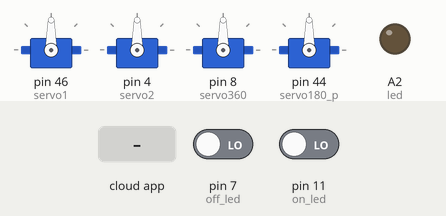
Simulated run of this sketch. Board: Arduino Mega 2560, built with avr-gcc and run on an emulated ATmega2560. Shown: 4 × servo, output pins drawn as LEDs (lit = HIGH). Inputs (shaded band) come from the test bench; at power-on: pin 7 (off_led) LOW, pin 11 (on_led) LOW. The ROS host is connected and sends only what is stated.

Above: at 2.2 s.
2.3 s: the phone or cloud app sets servo_forw_back to 0
At 2.8 s:
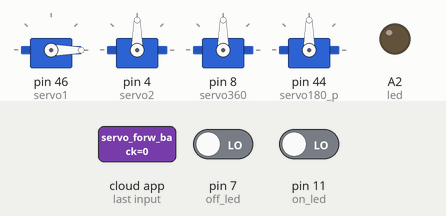
3.8 s: the phone or cloud app sets servo_up_down to 0
At 5.0 s:
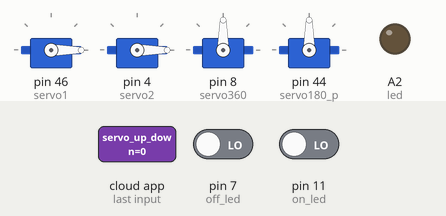
5.3 s: the phone or cloud app sets servo360 to 0
At 6.2 s:
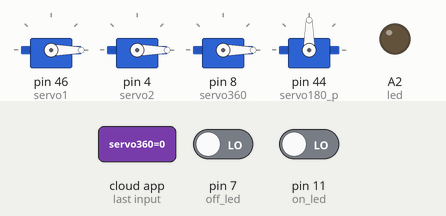
6.8 s: the phone or cloud app sets servo180_p to 0
At 7.4 s:
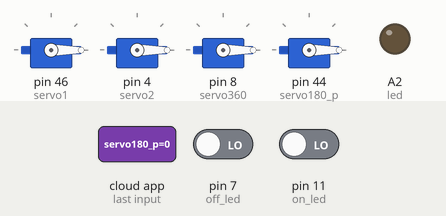
8.3 s: the phone or cloud app sets servo_forw_back to 45
At 8.6 s:
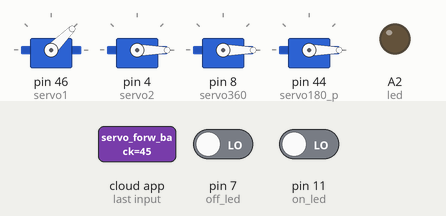
9.8 s: the phone or cloud app sets servo_up_down to 45
At 10.9 s:
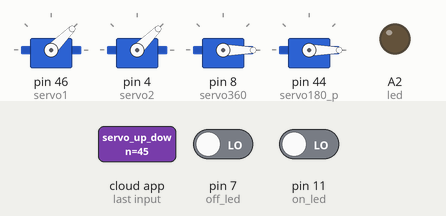
Timing chart, 0 to 12.3 s (numbered marks = the images above; inputs shaded):
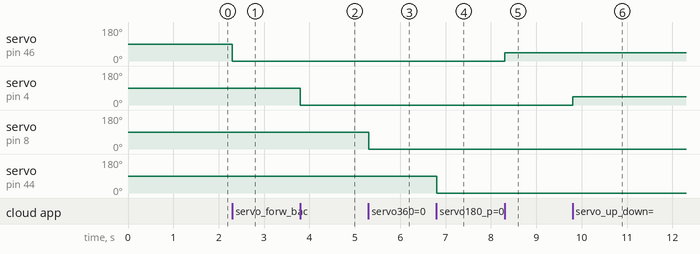

Measured:
- after the input at 2.3 s, servo on pin 46 (servo1): 90° → 0° at once
- after the input at 3.8 s, servo on pin 4 (servo2): 90° → 0° at once
- after the input at 5.3 s, servo on pin 8 (servo360): 90° → 0° at once
- after the input at 6.8 s, servo on pin 44 (servo180_p): 90° → 0° at once
- after the input at 8.3 s, servo on pin 46 (servo1): 0° → 45° at once
- after the input at 9.8 s, servo on pin 4 (servo2): 0° → 45° at once

The sketch:

main_nto.ino
```cpp
#include <ros.h>
#include <std_msgs/String.h>
#include <std_msgs/Bool.h>
#include <std_msgs/UInt16.h>
#include <Servo.h>
#include <Stepper.h>

ros::NodeHandle nh;

std_msgs::UInt16 str_msg_btn;
std_msgs::UInt16 str_msg_led;
std_msgs::UInt16 str_msg_stop;

ros::Publisher btn("btn", &str_msg_btn);
ros::Publisher led("led", &str_msg_led);
ros::Publisher extra_stop("extra_stop", &str_msg_stop);

int stop_me = 0;

bool buttonState;
int buttonStart = 0;

int buttonRight = 0;
int buttonLeft = 0;
int lastbuttonStart;
int ledState = LOW;

bool start_flag = false;

Servo servo1;
Servo servo2;
Servo servo360;
Servo servo180_p;


void servo_cb_1( const std_msgs::UInt16& cmd_msg) {
  servo1.write(cmd_msg.data); //set servo angle, should be from 0-180
}

void servo_cb_2( const std_msgs::UInt16& cmd_msg) {
  servo2.write(cmd_msg.data); //set servo angle, should be from 0-180
}

void servo_cb_360( const std_msgs::UInt16& cmd_msg) {
  servo360.write(cmd_msg.data); //set servo angle, should be from 0-180
}

void servo_cb_180_p( const std_msgs::UInt16& cmd_msg) {
  servo180_p.write(cmd_msg.data); //set servo angle, should be from 0-180
}

ros::Subscriber<std_msgs::UInt16> sub1("servo_forw_back", servo_cb_1);
ros::Subscriber<std_msgs::UInt16> sub2("servo_up_down", servo_cb_2);
ros::Subscriber<std_msgs::UInt16> sub360("servo360", servo_cb_360);
ros::Subscriber<std_msgs::UInt16> sub180_p("servo180_p", servo_cb_180_p);

void setup() {

  nh.initNode();
  nh.advertise(btn);
  nh.advertise(led);
  nh.advertise(extra_stop);

  //servo1.write(110); //max 110  min  45
  //servo2.write(25); //min 5  max 50  dlya back         max 65   min 25dlya forw
  servo360.write(90);
  servo180_p.write(90);

  //btn
  pinMode(A2, OUTPUT);    //led
  pinMode(11, INPUT);     //on led
  pinMode(7, INPUT);    //off led

  digitalWrite(A2, LOW);

  nh.subscribe(sub1);
  nh.subscribe(sub2);
  nh.subscribe(sub360);
  nh.subscribe(sub180_p);


  servo1.attach(46);   //serva forw back
  servo2.attach(4);  //serva up down
  servo360.attach(8); //serva Zahvat
  servo180_p.attach(44); //serva povorot

  delay(1000);

}

void loop() {
  lastbuttonStart = buttonStart;
  buttonState = digitalRead(11);
  buttonStart = digitalRead(7);


  ////////////////////////////////////////////////////

  if (buttonState == HIGH) {
    stop_me = 1;
    str_msg_stop.data = 1;
  }
  else if (buttonState == LOW) {
    stop_me = 0;
    str_msg_stop.data = 0;
  }


  //////////////////////////////////////////////////////


  if(lastbuttonStart == HIGH && buttonStart == LOW) {
    ledState = !ledState;
    digitalWrite(A2, ledState);
  }

  ///////////////////////////////////////////////////////

  if (digitalRead(A2) == HIGH) {
    str_msg_led.data = 1;
  }
  else if (digitalRead(A2) == LOW) {
    str_msg_led.data = 0;
  }
  ///////////////////////////////////////////////////////

  extra_stop.publish( &str_msg_stop );

  btn.publish( &str_msg_btn );
  led.publish( &str_msg_led );

  nh.spinOnce();

}
```
